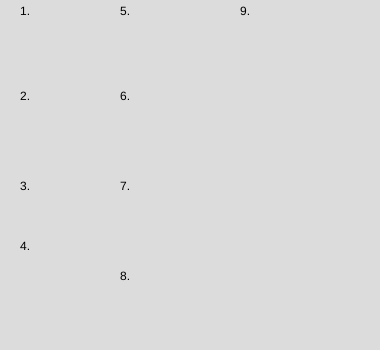
Frame 1 (no input)
Frame 60 (no input): identical to frame 1, image omitted
Frame 120 (the mouse pressed at the canvas centre since frame 60): identical to frame 1, image omitted

The p5.js sketch that drew this single still picture (run headless with seeded random() and noise() and a simulated clock; from frame 60 on, the mouse is pressed at the canvas centre):

// p5.js sketch
// ── sketch.js
function setup() {
  createCanvas(380, 350);
}

let colors = ['red','green','blue','purple','yellow'];

for(let i = 0; i < colors.length; i++){
  console.log(colors[i]);

}

function draw() {

  
  background(220);
  text("1.",20,15)
  text("2.",20,100)
  text("3.",20,190)
  text("4.",20,250)
  text("5.",120,15)
  text("6.",120,100)
  text("7.",120,190)
  text("8.",120,280)
  text("9.",240,15)

}
